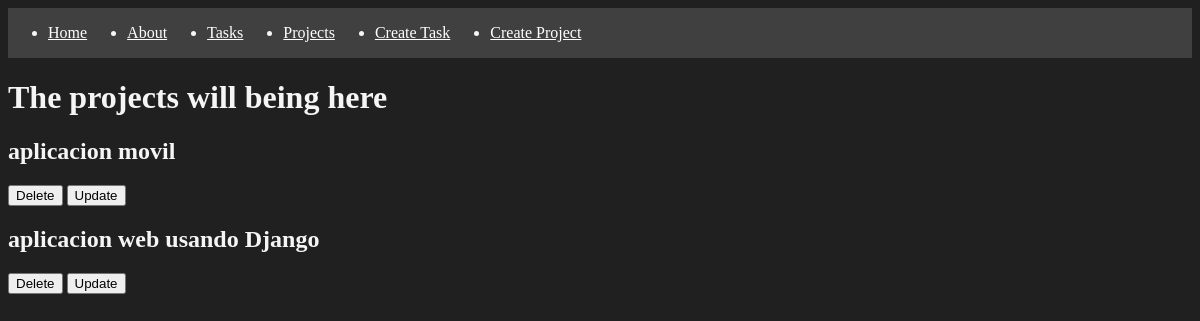
The page /projects/ on the database as committed earlier.
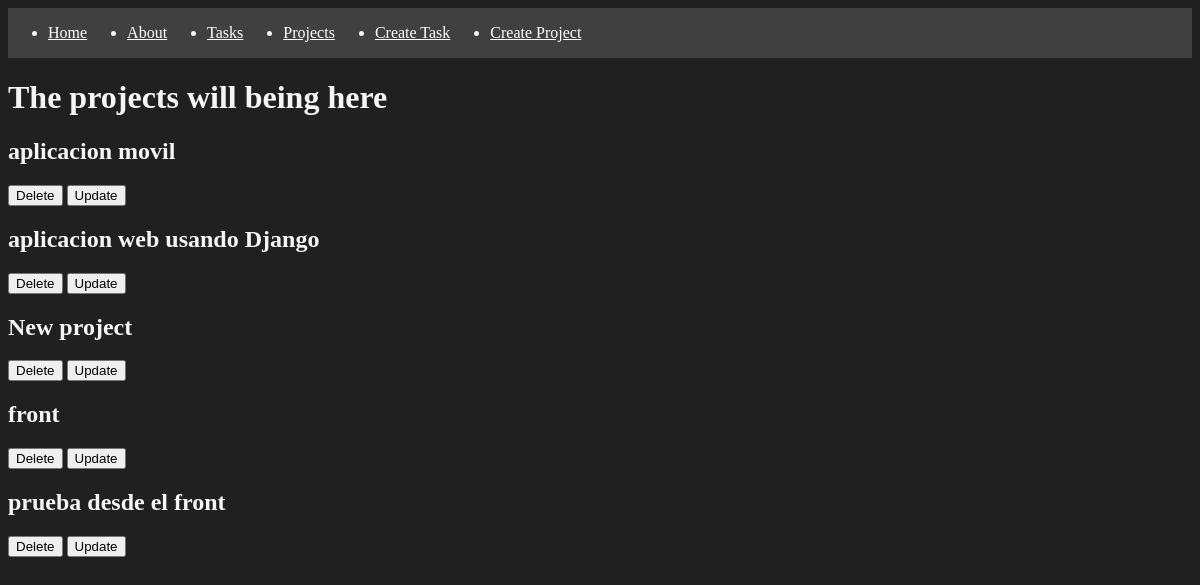
The same page on the database as committed later.
### myapp/models.py (models this page shows, shortened)
class Project(models.Model):
    name = models.CharField(max_length=200)

### myapp/views.py (the view)
# urls.py: path('projects/', views.projects, name='projects'),
def projects(request):
    projects = Project.objects.all()
    return render(request, 'projects/projects.html',{
        'projects':projects
    })

### myapp/templates/projects/projects.html
{% extends 'layouts/base.html' %}
{% block content %}
<h1>The projects will being here</h1>
{% for project in projects %}
<article>
    <h2>{{project.name}}</h2>
    <button>Delete</button>
    <button>Update</button>
</article>
{% endfor %}
{% endblock %}

Rows that differ between the two databases and show on the page:
added Project: name "New project"
added Project: name "front"
added Project: name "prueba desde el front"
